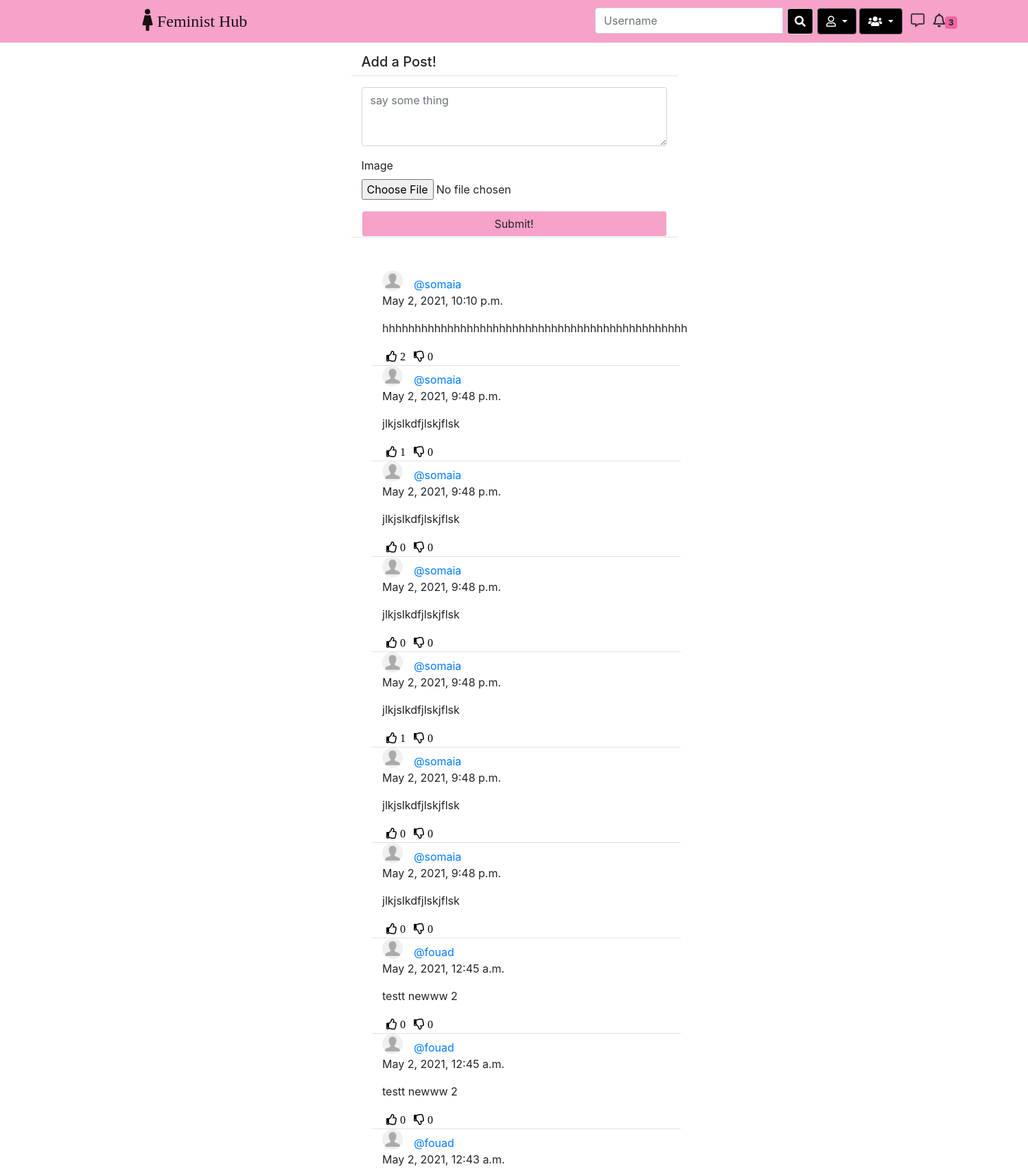
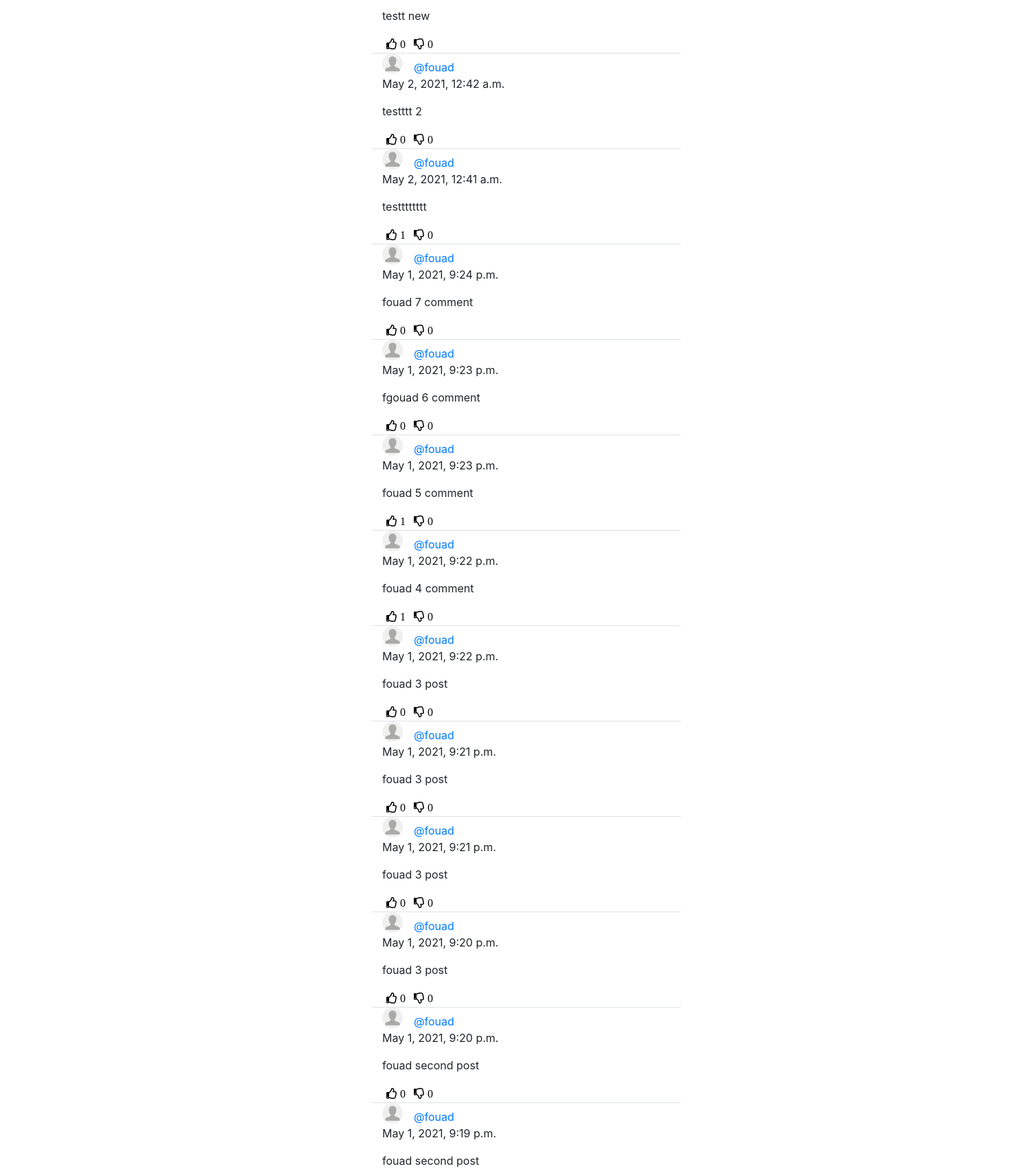
The app's page /social/ (signed in, upper part) with its own data (2 pictures, top to bottom).
### social/models.py (models this page shows)
class Post(models.Model):
    body = models.TextField()
    image = models.ImageField(upload_to='uploads/post_photos',blank=True,null=True)
    created_on = models.DateTimeField(default=timezone.now)
    author = models.ForeignKey(User, on_delete=models.CASCADE)
    likes = models.ManyToManyField(User, blank=True, related_name='likes')
    dislikes = models.ManyToManyField(User, blank=True, related_name='dislikes')

class UserProfile(models.Model):
	user = models.OneToOneField(User, primary_key=True, verbose_name='user', related_name='profile', on_delete=models.CASCADE)
	name = models.CharField(max_length=30, blank=True, null=True)
	bio = models.TextField(max_length=500, blank=True, null=True)
	birth_date=models.DateField(null=True, blank=True)
	location = models.CharField(max_length=100, blank=True, null=True)
	picture = models.ImageField(upload_to='uploads/profile_pictures', default='uploads/profile_pictures/default.png', blank=True)
	followers = models.ManyToManyField(User, blank=True, related_name='followers')

### social/views.py (the view, shortened to what this page needs)
# urls.py: path('', PostListView.as_view(), name='post-list'),
class PostListView(LoginRequiredMixin, View):
    def get(self, request, *args, **kwargs):
        logged_in_user = request.user
        posts = Post.objects.filter(
            author__profile__followers__in=[logged_in_user.id]
        ).order_by('-created_on')
        form = PostForm()
        context = {
            'post_list': posts,
            'form': form,
        }
        return render(request, 'social/post_list.html', context)

### social/forms.py
class PostForm(forms.ModelForm):
    body=forms.CharField(label='',widget=forms.Textarea(attrs={'rows':'3','placeholder':'say some thing'}))
    image=forms.ImageField(required=False)
    class Meta:
        model=Post
        fields=['body','image']

### landing/templatestags/custom_tags.py (called while the page is built)
@register.inclusion_tag('social/show_notifications.html',takes_context=True)
def show_notifications(context):
    request_user=context['request'].user
    notifications=Notification.objects.filter(to_user=request_user).exclude(user_has_seen=True).order_by('-date')
    return {'notifications':notifications}

### social/templates/social/post_list.html (shortened to what this page needs)
{% extends 'landing/base.html' %}
{% load crispy_forms_tags %}
{% block content %}
<div class="container">
    <div class="row justify-content-center mt-3">
        <div class="col-md-5 col-sm-12 border-bottom">
            <h5>Add a Post!</h5>
        </div>
    </div>
    <div class="row justify-content-center mt-3 mb-5">
        <div class="col-md-5 col-sm-12 border-bottom">
            <form method="POST" enctype = multipart/form-data>
                {{ form | crispy }}
                <div class="d-grid gap-2">
                    <button class="btn btn-light mt-3 btn-block" style="background-color: #f7a2c9;">Submit!</button>
                </div>
            </form>
        </div>
    </div>
    <div class="container" style="margin-left: 30%;">
        {% for post in post_list %}
        <div class="col-md-5 col-sm-12 border-bottom position-relative">
            <div>
                <a href="{% url 'profile' post.author.pk %}">
                    <img class="rounded-circle post-img" height="30" width="30" src="{{ post.author.profile.picture.url }}" />
                </a>
                <p class="post-text">
                    <a class="text-primary post-link" href="{% url 'profile' post.author.pk %}">@{{ post.author }}</a>
                    <br>
                    {{ post.created_on }}
                </p>
            </div>
            <div class="position-relative">
                <p>{{ post.body }}</p>
            </div>
            <div class="d-flex flex-row">
                <form method="POST" action="{% url 'like' post.pk %}">
                    <button class="remove-default-btn" type="submit">
                        <i class="far fa-thumbs-up"> <span>{{ post.likes.all.count }}</span></i>
                    </button>
                </form>
                <form method="POST" action="{% url 'dislike' post.pk %}">
                    <button class="remove-default-btn" type="submit" >
                        <i class="far fa-thumbs-down"> <span>{{ post.dislikes.all.count }}</span></i>
                    </button>
                </form>
        </div>
    </div>
    {% endfor %}
</div>
{% endblock content %}

### static/style.css (style rules this page uses)
.remove-default-btn { background-color: transparent; border: none; box-shadow: none; }
.post-link { text-decoration: none; }
.post-text { padding-top: 0.5rem; }
.post-img { float: left; margin-right: 1rem; }

### records on screen
Post: author.profile.picture (placeholder picture), author "somaia", created_on "May 2, 2021, 10:10 p.m.", body "hhhhhhhhhhhhhhhhhhhhhhhhhhhhhhhhhhhhhhhhhhhhhhh", likes.all.count "2", dislikes.all.count "0"
Post: author.profile.picture (placeholder picture), author "somaia", created_on "May 2, 2021, 9:48 p.m.", body "jlkjslkdfjlskjflsk", likes.all.count "1", dislikes.all.count "0"
Post: author.profile.picture (placeholder picture), author "somaia", created_on "May 2, 2021, 9:48 p.m.", body "jlkjslkdfjlskjflsk", likes.all.count "0", dislikes.all.count "0"
Post: author.profile.picture (placeholder picture), author "somaia", created_on "May 2, 2021, 9:48 p.m.", body "jlkjslkdfjlskjflsk", likes.all.count "0", dislikes.all.count "0"
Post: author.profile.picture (placeholder picture), author "somaia", created_on "May 2, 2021, 9:48 p.m.", body "jlkjslkdfjlskjflsk", likes.all.count "1", dislikes.all.count "0"
Post: author.profile.picture (placeholder picture), author "somaia", created_on "May 2, 2021, 9:48 p.m.", body "jlkjslkdfjlskjflsk", likes.all.count "0", dislikes.all.count "0"
Post: author.profile.picture (placeholder picture), author "somaia", created_on "May 2, 2021, 9:48 p.m.", body "jlkjslkdfjlskjflsk", likes.all.count "0", dislikes.all.count "0"
Post: author.profile.picture (placeholder picture), author "fouad", created_on "May 2, 2021, 12:45 a.m.", body "testt newww 2", likes.all.count "0", dislikes.all.count "0"
Post: author.profile.picture (placeholder picture), author "fouad", created_on "May 2, 2021, 12:45 a.m.", body "testt newww 2", likes.all.count "0", dislikes.all.count "0"
Post: author.profile.picture (placeholder picture), author "fouad", created_on "May 2, 2021, 12:43 a.m.", body "testt new", likes.all.count "0", dislikes.all.count "0"
Post: author.profile.picture (placeholder picture), author "fouad", created_on "May 2, 2021, 12:42 a.m.", body "testttt 2", likes.all.count "0", dislikes.all.count "0"
Post: author.profile.picture (placeholder picture), author "fouad", created_on "May 2, 2021, 12:41 a.m.", body "testttttttt", likes.all.count "1", dislikes.all.count "0"
Post: author.profile.picture (placeholder picture), author "fouad", created_on "May 1, 2021, 9:24 p.m.", body "fouad 7 comment", likes.all.count "0", dislikes.all.count "0"
Post: author.profile.picture (placeholder picture), author "fouad", created_on "May 1, 2021, 9:23 p.m.", body "fgouad 6 comment", likes.all.count "0", dislikes.all.count "0"
Post: author.profile.picture (placeholder picture), author "fouad", created_on "May 1, 2021, 9:23 p.m.", body "fouad 5 comment", likes.all.count "1", dislikes.all.count "0"
Post: author.profile.picture (placeholder picture), author "fouad", created_on "May 1, 2021, 9:22 p.m.", body "fouad 4 comment", likes.all.count "1", dislikes.all.count "0"
Post: author.profile.picture (placeholder picture), author "fouad", created_on "May 1, 2021, 9:22 p.m.", body "fouad 3 post", likes.all.count "0", dislikes.all.count "0"
Post: author.profile.picture (placeholder picture), author "fouad", created_on "May 1, 2021, 9:21 p.m.", body "fouad 3 post", likes.all.count "0", dislikes.all.count "0"
Post: author.profile.picture (placeholder picture), author "fouad", created_on "May 1, 2021, 9:21 p.m.", body "fouad 3 post", likes.all.count "0", dislikes.all.count "0"
Post: author.profile.picture (placeholder picture), author "fouad", created_on "May 1, 2021, 9:20 p.m.", body "fouad 3 post", likes.all.count "0", dislikes.all.count "0"
Post: author.profile.picture (placeholder picture), author "fouad", created_on "May 1, 2021, 9:20 p.m.", body "fouad second post", likes.all.count "0", dislikes.all.count "0"
Post: author.profile.picture (placeholder picture), author "fouad", created_on "May 1, 2021, 9:19 p.m.", body "fouad second post"

### other values on screen
{{ notifications.count }} "3"
